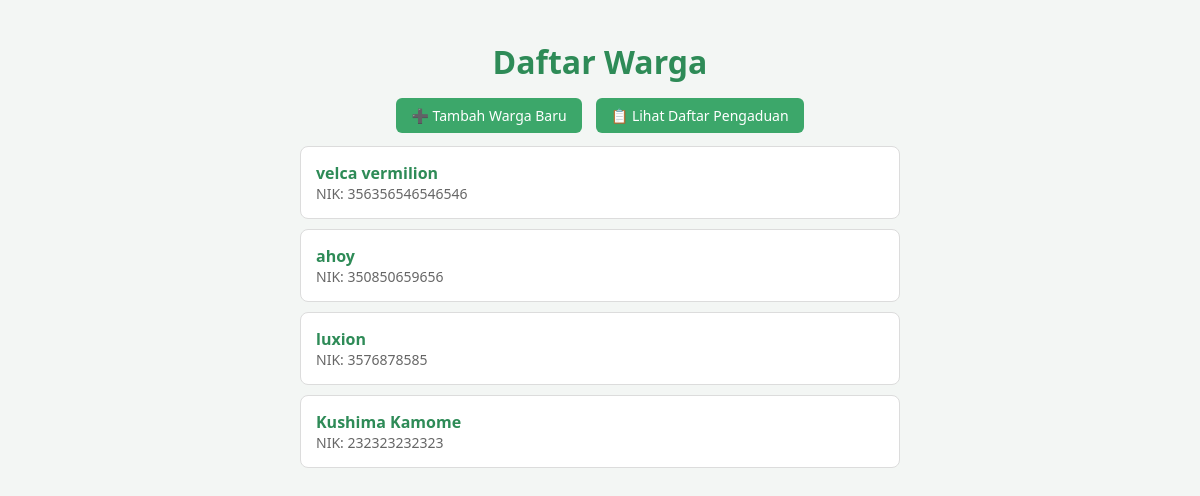
Page /warga/ on the earlier database version.
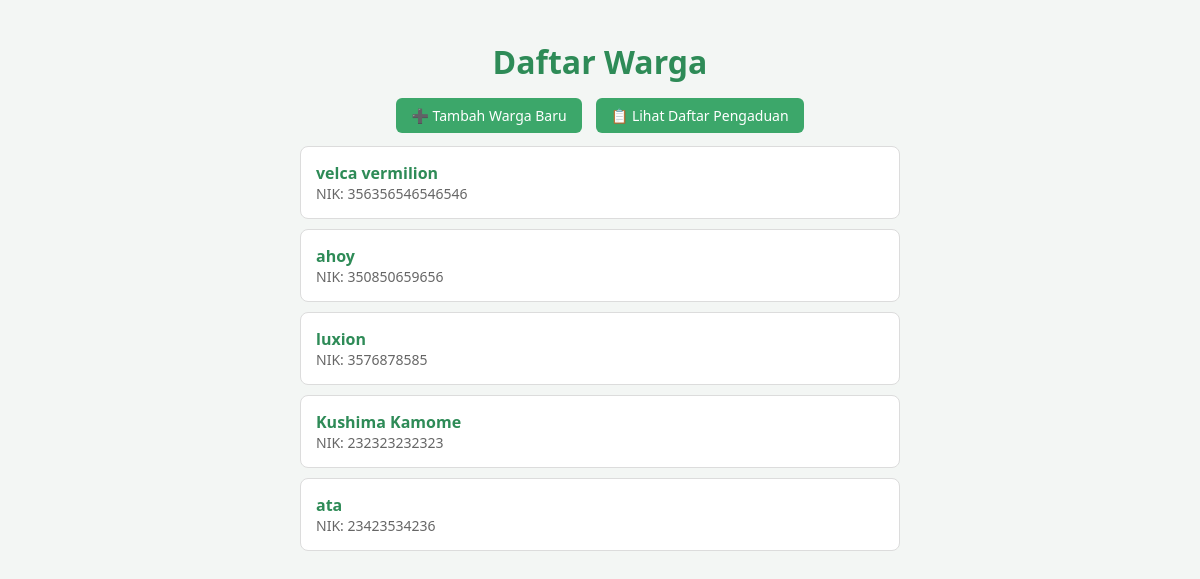
Same page on the later database version.
### warga/models.py (models this page shows, shortened)
class Warga(models.Model):
    nik = models.CharField(max_length=16, unique=True, verbose_name="Nomor Induk kependudukan")
    nama_lengkap = models.CharField(max_length=100, verbose_name="Nama Lengkap")
    alamat = models.TextField(verbose_name="Alamat Tinggal")
    no_telepon = models.CharField(max_length=15, blank=True, verbose_name="Nomor Telepon")
    tanggal_registrasi = models.DateTimeField(auto_now_add=True)

### warga/views.py (the view)
# urls.py: path('', WargaListView.as_view(), name='warga_list'),
class WargaListView(ListView):
    model = Warga

### warga/templates/warga/warga_list.html (shortened to what this page needs)
<!DOCTYPE html>
<html lang="id">
<head>
</head>
<body>
    <h1>Daftar Warga</h1>
    <div class="nav-links">
        <a href="{% url 'warga-tambah' %}">➕ Tambah Warga Baru</a>
        <a href="{% url 'pengaduan_list' %}">📋 Lihat Daftar Pengaduan</a>
    </div>
    <ul>
        {% for warga in object_list %}
            <li>
                <a href="{% url 'warga_detail' warga.pk %}">
                    {{ warga.nama_lengkap }}
                </a>
                <div class="nik">NIK: {{ warga.nik }}</div>
            </li>
        {% empty %}
            <li class="empty">Belum ada data warga yang terdaftar.</li>
        {% endfor %}
    </ul>
</body>
</html>

Differences in the rows shown:
added Warga: nama_lengkap "ata", nik "23423534236"
